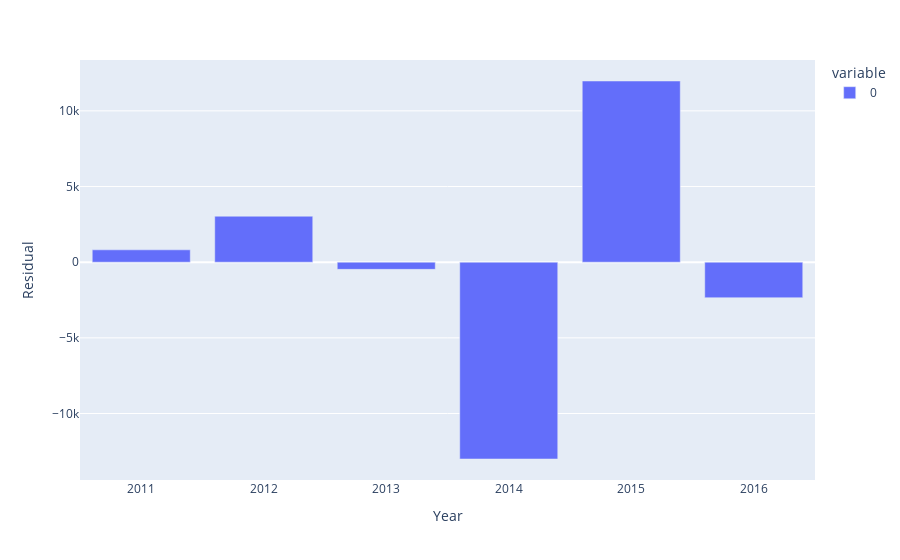

The notebook cell this image was saved under:
### Code cell
fig = px.bar(r_Agr_Sim,  labels={
                     "index": "Year",
                     "value": "Residual",
                                 },)
fig.show()

### Figure 1 — Plotly figure (JSON) as saved in the notebook; plotly's stock layout.template omitted (floating-point values rounded to 4 significant figures)
{"data": [{"alignmentgroup": "True", "hovertemplate": "variable=0<br>Year=%{x}<br>Residual=%{y}<extra></extra>", "legendgroup": "0", "marker": {"color": "#636efa", "pattern": {"shape": ""}}, "name": "0", "offsetgroup": "0", "orientation": "v", "showlegend": true, "textposition": "auto", "type": "bar", "x": [2011, 2012, 2013, 2014, 2015, 2016], "xaxis": "x", "y": [817.0, 3037.0, -473.9, -13010.0, 11970.0, -2347.0], "yaxis": "y"}], "layout": {"barmode": "relative", "legend": {"title": {"text": "variable"}, "tracegroupgap": 0}, "margin": {"t": 60}, "xaxis": {"anchor": "y", "domain": [0, 1], "title": {"text": "Year"}}, "yaxis": {"anchor": "x", "domain": [0, 1], "title": {"text": "Residual"}}}}
